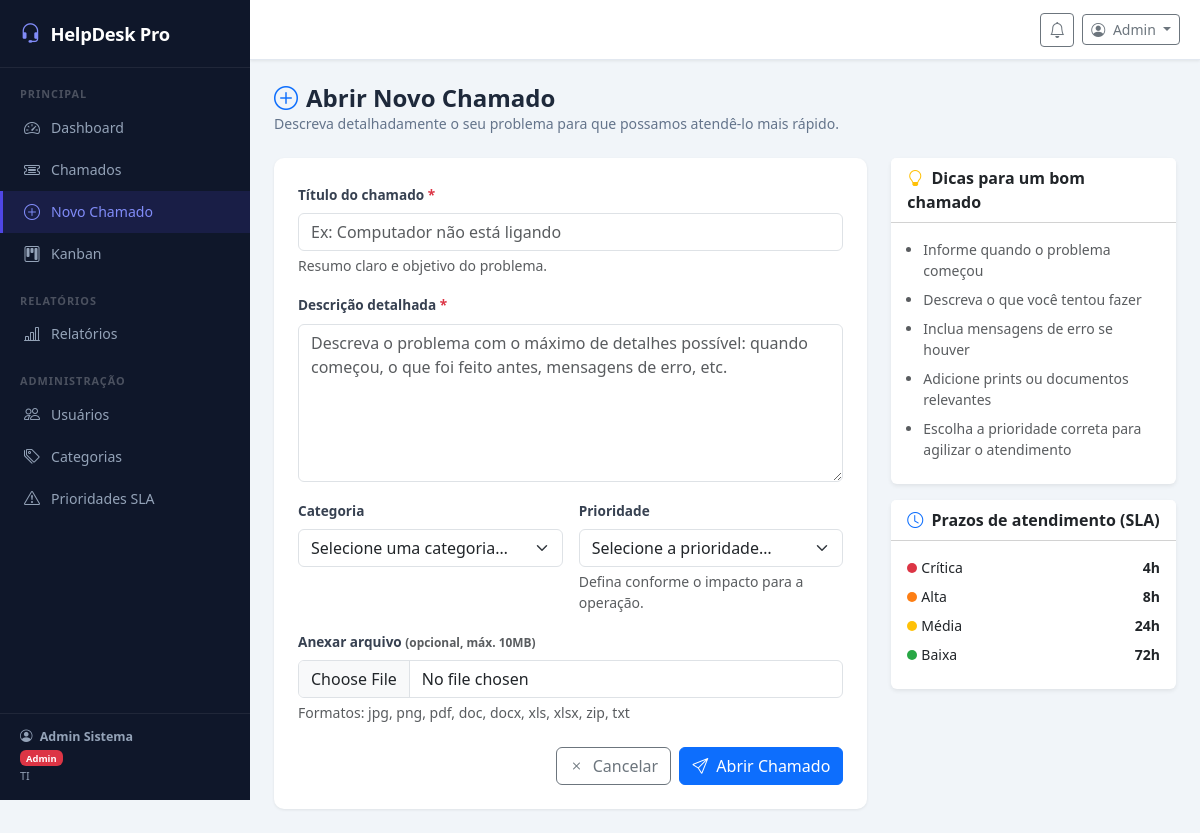
The page /?c=chamados&a=create (signed in) on the database its author committed.
### tables this page shows
CREATE TABLE IF NOT EXISTS prioridades (
    id          INT AUTO_INCREMENT PRIMARY KEY,
    nome        VARCHAR(50)  NOT NULL,
    cor         VARCHAR(20)  NOT NULL DEFAULT '#6c757d',
    sla_horas   INT          NOT NULL DEFAULT 24,
    nivel       INT          NOT NULL DEFAULT 1,
    created_at  DATETIME    DEFAULT CURRENT_TIMESTAMP
);

### controller/BaseController.php (called while the page is built, shortened)
<?php
abstract class BaseController {
    protected function render(string $view, array $data = []): void {
        extract($data);
        include ROOT . '/view/partials/header.php';
        include ROOT . "/view/{$view}.php";
        include ROOT . '/view/partials/footer.php';
    }
}

### controller/ChamadoController.php (called while the page is built, shortened)
<?php
class ChamadoController extends BaseController {
    private PrioridadeModel $priM;
    public function __construct() {
        $this->priM = new PrioridadeModel();
    }
    public function create(): void {
        $prioridades = $this->priM->listarOrdenadas();
        $this->render('chamados/create', compact('categorias','prioridades','flash'));
    }
}

### index.php (called while the page is built, shortened)
<?php
require_once 'config/database.php';
require_once 'model/BaseModel.php';
require_once 'model/PrioridadeModel.php';
require_once 'controller/BaseController.php';
require_once 'controller/ChamadoController.php';
$a = preg_replace('/[^a-zA-Z]/', '', $_GET['a'] ?? 'index');
(new $classe())->$a();

### config/database.php (called while the page is built)
<?php
class Database {
    private static ?Database $instance = null;
    private PDO $pdo;
    private function __construct() {
        try {
            $dsn = "mysql:host=".DB_HOST.";port=".DB_PORT.";dbname=".DB_NAME.";charset=utf8mb4";
            $this->pdo = new PDO($dsn, DB_USER, DB_PASS, [
                PDO::ATTR_ERRMODE            => PDO::ERRMODE_EXCEPTION,
                PDO::ATTR_DEFAULT_FETCH_MODE => PDO::FETCH_OBJ,
                PDO::ATTR_EMULATE_PREPARES   => false,
            ]);
        } catch (PDOException $e) {
            die("<h2 style='font-family:sans-serif;color:#c00;padding:20px'>
                 Erro de conexão com o banco de dados:<br><small>{$e->getMessage()}</small></h2>");
        }
    }
    public static function getInstance(): self {
        if (self::$instance === null) self::$instance = new self();
        return self::$instance;
    }
    public function getConnection(): PDO { return $this->pdo; }
}

### model/BaseModel.php (called while the page is built, shortened)
<?php
abstract class BaseModel {
    public function __construct() {
        $this->db = Database::getInstance()->getConnection();
    }
}

### model/PrioridadeModel.php (called while the page is built, shortened)
<?php
class PrioridadeModel extends BaseModel {
    public function listarOrdenadas(): array {
        $st = $this->db->prepare("SELECT * FROM prioridades ORDER BY nivel DESC");
        $st->execute();
        return $st->fetchAll();
    }
}

### view/chamados/create.php (the view, shortened to what this page needs)
<div class="page-header">
    <h4><i class="bi bi-plus-circle me-2 text-primary"></i>Abrir Novo Chamado</h4>
    <p>Descreva detalhadamente o seu problema para que possamos atendê-lo mais rápido.</p>
</div>
<div class="row justify-content-center">
<div class="col-12 col-lg-8">
<div class="form-card">
    <form method="POST" action="<?= APP_URL ?>/?c=chamados&a=store" enctype="multipart/form-data">
        <div class="mb-3">
            <label class="form-label">Título do chamado <span class="text-danger">*</span></label>
            <input type="text" name="titulo" class="form-control"
                   placeholder="Ex: Computador não está ligando"
                   value="<?= htmlspecialchars($_POST['titulo'] ?? '') ?>" required maxlength="200">
            <div class="form-text">Resumo claro e objetivo do problema.</div>
        </div>
        <div class="mb-3">
            <label class="form-label">Descrição detalhada <span class="text-danger">*</span></label>
            <textarea name="descricao" class="form-control" rows="6" required
                      placeholder="Descreva o problema com o máximo de detalhes possível: quando começou, o que foi feito antes, mensagens de erro, etc."><?= htmlspecialchars($_POST['descricao'] ?? '') ?></textarea>
        </div>
        <div class="row g-3 mb-3">
            <div class="col-md-6">
                <label class="form-label">Categoria</label>
                <select name="id_categoria" class="form-select">
                    <option value="">Selecione uma categoria…</option>
                </select>
            </div>
            <div class="col-md-6">
                <label class="form-label">Prioridade</label>
                <select name="id_prioridade" class="form-select">
                    <option value="">Selecione a prioridade…</option>
                </select>
                <div class="form-text">Defina conforme o impacto para a operação.</div>
            </div>
        </div>
        <div class="mb-4">
            <label class="form-label">Anexar arquivo <span class="text-muted small">(opcional, máx. 10MB)</span></label>
            <input type="file" name="anexo" class="form-control" id="anexoInput"
                   accept=".jpg,.jpeg,.png,.pdf,.doc,.docx,.xls,.xlsx,.zip,.txt">
            <div class="form-text">Formatos: jpg, png, pdf, doc, docx, xls, xlsx, zip, txt</div>
        </div>
        <div class="d-flex gap-2 justify-content-end">
            <a href="<?= APP_URL ?>/?c=chamados&a=index" class="btn btn-outline-secondary">
                <i class="bi bi-x me-1"></i> Cancelar
            </a>
            <button type="submit" class="btn btn-primary">
                <i class="bi bi-send me-1"></i> Abrir Chamado
            </button>
        </div>
    </form>
</div>
</div>
<div class="col-12 col-lg-4">
    <div class="card border-0 shadow-sm">
        <div class="card-header bg-white fw-semibold">
            <i class="bi bi-lightbulb me-1 text-warning"></i> Dicas para um bom chamado
        </div>
        <div class="card-body small text-muted">
            <ul class="mb-0 ps-3">
                <li class="mb-2">Informe quando o problema começou</li>
                <li class="mb-2">Descreva o que você tentou fazer</li>
                <li class="mb-2">Inclua mensagens de erro se houver</li>
                <li class="mb-2">Adicione prints ou documentos relevantes</li>
                <li class="mb-2">Escolha a prioridade correta para agilizar o atendimento</li>
            </ul>
        </div>
    </div>
    <div class="card border-0 shadow-sm mt-3">
        <div class="card-header bg-white fw-semibold">
            <i class="bi bi-clock me-1 text-primary"></i> Prazos de atendimento (SLA)
        </div>
        <div class="card-body small">
            <?php foreach($prioridades as $p): ?>
            <div class="d-flex justify-content-between align-items-center mb-2">
                <span><span class="priority-dot me-1" style="background:<?= $p->cor ?>"></span><?= htmlspecialchars($p->nome) ?></span>
                <span class="fw-semibold"><?= $p->sla_horas ?>h</span>
            </div>
            <?php endforeach; ?>
        </div>
    </div>
</div>
</div>

### assets/css/app.css (style rules this page uses)
:root { --sidebar-w : 250px; --sidebar-bg : #0f172a; --sidebar-text : #94a3b8; --sidebar-active : #4f46e5; --topbar-h : 60px; --radius : 10px; --shadow : 0 1px 3px rgba(0,0,0,.08); --bg-page : #f1f5f9; }
*, *::before, *::after { box-sizing: border-box; }
body { font-family : 'Segoe UI', system-ui, sans-serif; background : var(--bg-page); color : #1e293b; margin : 0; }
.form-card { background:#fff; border-radius:var(--radius); box-shadow:var(--shadow); padding:24px; }
.form-label { font-size:.85rem; font-weight:600; color:#374151; }
.page-header { margin-bottom:24px; }
.page-header h4 { font-weight:700; color:#1e293b; margin:0; }
.page-header p { color:#64748b; font-size:.88rem; margin:0; }
.priority-dot { width:10px; height:10px; border-radius:50%; display:inline-block; }

### rows shown on the page
prioridades: nome "Crítica", sla_horas "4"
prioridades: nome "Alta", sla_horas "8"
prioridades: nome "Média", sla_horas "24"
prioridades: nome "Baixa", sla_horas "72"

### other values the page prints
$u->nome "Admin Sistema"
$u->perfil "Admin"
$u->departamento "TI"
explode(' ', $u->nome)[0] "Admin"
